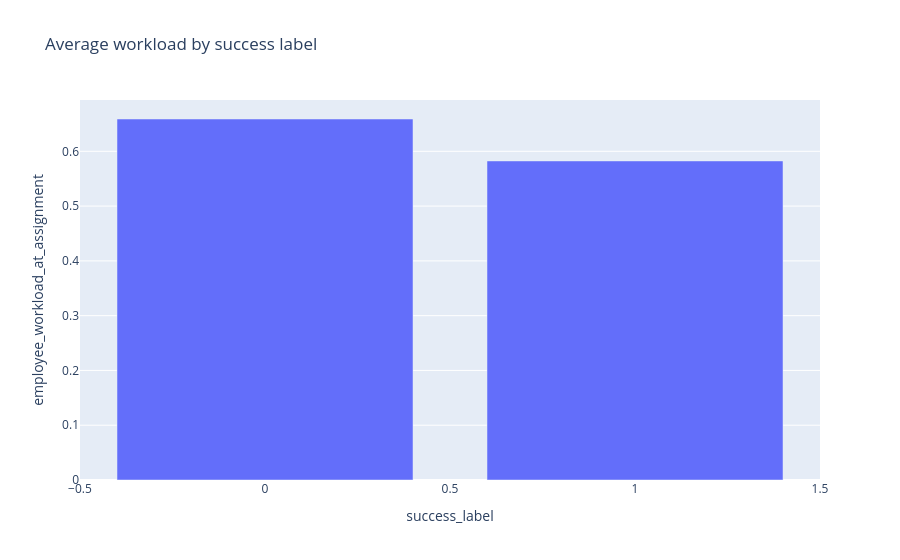

Notebook source saved alongside this figure:
### Code cell
success_by_workload = (
    assignments.groupby("success_label")["employee_workload_at_assignment"]
    .mean()
    .reset_index()
)

fig = px.bar(
    success_by_workload,
    x="success_label",
    y="employee_workload_at_assignment",
    title="Average workload by success label",
)
fig.show()
fig.write_html(FIGURES / "eda_workload_by_success.html")

### Figure 1 — Plotly figure (JSON) as saved in the notebook; plotly's stock layout.template omitted (floating-point values rounded to 4 significant figures)
{"data": [{"hovertemplate": "success_label=%{x}<br>employee_workload_at_assignment=%{y}<extra></extra>", "legendgroup": "", "marker": {"color": "#636efa", "pattern": {"shape": ""}}, "name": "", "orientation": "v", "showlegend": false, "textposition": "auto", "type": "bar", "x": [0, 1], "xaxis": "x", "y": [0.659, 0.5824], "yaxis": "y"}], "layout": {"barmode": "relative", "legend": {"tracegroupgap": 0}, "title": {"text": "Average workload by success label"}, "xaxis": {"anchor": "y", "domain": [0.0, 1.0], "title": {"text": "success_label"}}, "yaxis": {"anchor": "x", "domain": [0.0, 1.0], "title": {"text": "employee_workload_at_assignment"}}}}
